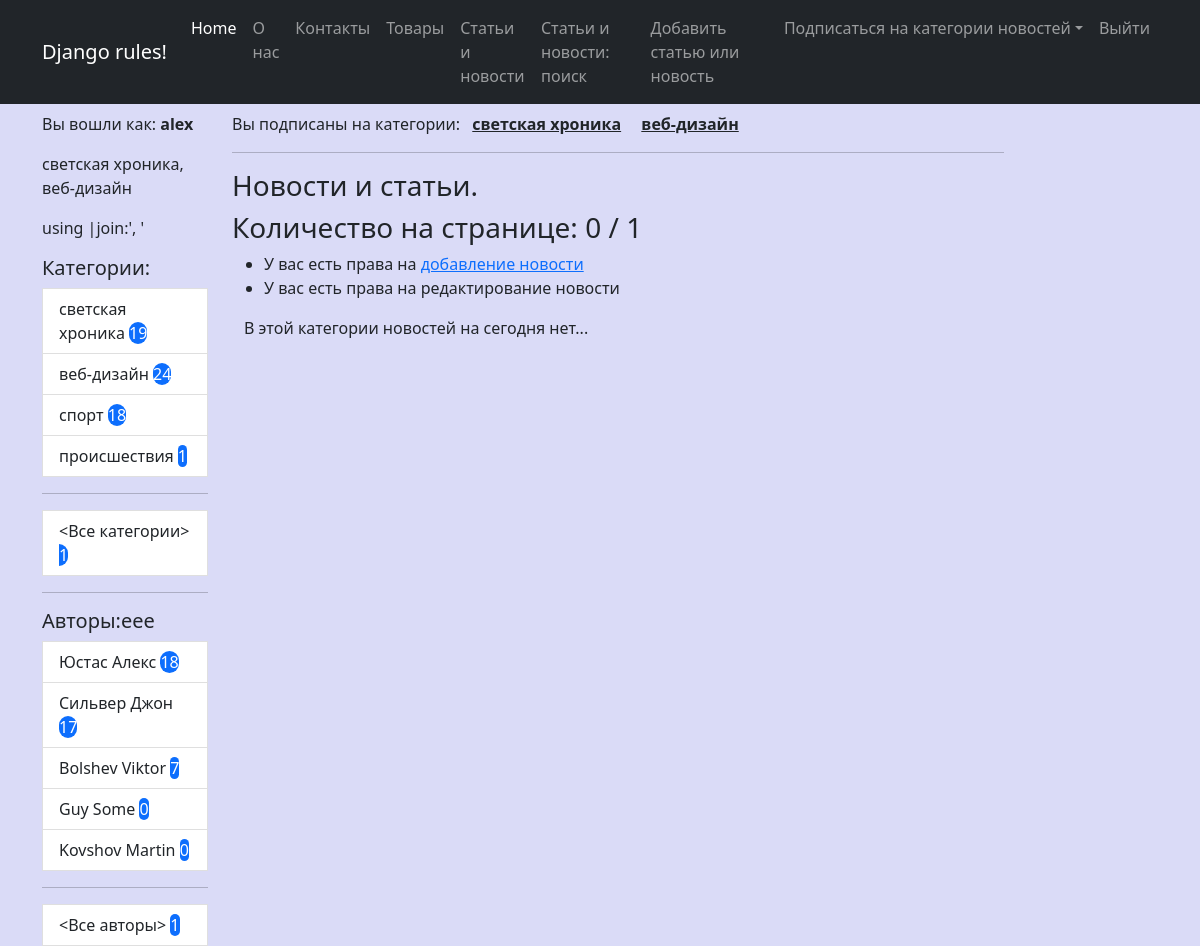
The page /news/author/4/ (signed in) on the database its author committed.
### news/models.py (models this page shows, shortened)
class Category(m.Model):
    name = m.CharField(max_length=30, unique=True, verbose_name="Категория")
    user = m.ManyToManyField(User, through='UserCategory')
    def get_absolute_url(self):
        return reverse_lazy('news_by_cat', kwargs = {'pk':self.id})
    def __str__(self) -> str:
        return self.name
    class Meta:
        ordering = ['-name']
        verbose_name = "Категория"
        verbose_name_plural = 'Категории'

class Author(m.Model):
    user = m.OneToOneField(User, on_delete=m.CASCADE)
    rating = m.SmallIntegerField(default=0, verbose_name='Рейтинг')
    def get_absolute_url(self):
        return reverse_lazy('news_by_author', kwargs = {'pk':self.id})
    def __str__(self) -> str:
        return f"{self.user.last_name} {self.user.first_name}"

### news/views.py (the view)
# urls.py: path('author/<int:pk>/', NewsByAuthor.as_view(), name='news_by_author'),
class NewsByAuthor(LoginRequiredMixin, CustomContextMixin, ListView):
    model = Post
    template_name = 'news/news.html'
    context_object_name = 'news'
    paginate_by = 3
    def get_queryset(self, **kwargs):
        qs = super().get_queryset(**kwargs)
        return qs.filter(author_id=self.kwargs.get('pk'))

### news/templates/news/news.html (shortened to what this page needs)
{% extends 'base.html' %}
{% load custom_filters %}
{% block content %}
    <hr>
    {% if current_category %}
        <h3>Новости и статьи. Категория <em>{{ current_category }}</em></h3>
        <a href="{% url 'unfollow_category' current_category.pk %}" class="btn btn-secondary">Отписаться от категории</a>
    {% else %}
        <h3>Новости и статьи.</h3>
    {% endif %}
    <h3>Количество на странице: {{ news|length }} / {{ news_count }}</h3>
    <ul>
        {% if perms.news.add_post %}
        <li>У вас есть права на <a href="{% url 'add_news' %}">добавление новоcти</a></li>
        {% endif %}
        {% if perms.news.change_post %}
        <li>У вас есть права на редактирование новости</li>
        {% endif %}
    </ul>
    <div class="container mt-10">
        {% for nws in page_obj %}
        <div class="row">
            <div class="card mb-3" style="width: 80rem;">
                <div class="card header">Категория:
                    <p>
                    {% for cat in nws.categories.all  %}
                        <a href="{{ cat.get_absolute_url }}" class="btn btn-secondary">{{ cat.name }}</a>
                    {% endfor %}
                </p>
                </div>
                <div class="card-body">
                    <h5 class="card-title text-center">
                    {{ nws.title|censor }}
                    </h5>
                    <h5>
                        Автор: <a href="{{ nws.author.get_absolute_url }}">{{ nws.author }}</a>
                    </h5>
                    <p class="card-text">{{ nws.content|censor|truncatewords:50 }}</p>
                    <a href="{{ nws.get_absolute_url }}" class="btn btn-primary">Подробности...</a>
                </div>
                <div class="card-footer">
                    {{ nws.created_dtm|date:'d.m.Y' }}: С момента опубликования прошло {{ nws.created_dtm|timesince }}
                </div>
              </div>
        </div>
        {% empty %}
                    <p class="card-text">В этой категории новостей на сегодня нет...</p>
        {% endfor %}
    </div>
{% endblock content %}

### templates/base.html (shortened to what this page needs)
{% load static %}
{% load custom_filters %}
<!DOCTYPE html>
<html lang="en">
    <head>
        <link href="https://cdn.jsdelivr.net/npm/bootstrap@5.2.1/dist/css/bootstrap.min.css" rel="stylesheet">
        <link href="https://getbootstrap.com/docs/5.2/assets/css/docs.css" rel="stylesheet">
        <link href="{% static 'css/my_style.css' %}" rel="stylesheet" type="text/css">
    </head>
    <body>
        <nav class="navbar navbar-expand-lg navbar-dark bg-dark sticky-lg-top">
            <div class="container">
                <a class="navbar-brand" href="#">Django rules!</a>
                <div class="collapse navbar-collapse" id="navbarSupportedContent">
                    <ul class="navbar-nav ms-auto mb-2 mb-lg-0">
                        <li class="nav-item"><a class="nav-link active" aria-current="page" href="#">Home</a></li>
                        <li class="nav-item"><a class="nav-link" href="/pages/about/">О нас</a></li>
                        <li class="nav-item"><a class="nav-link" href="/pages/contact/">Контакты</a></li>
                        <li class="nav-item"><a class="nav-link" href="/products/">Товары</a></li>
                        <li class="nav-item"><a class="nav-link" href="{% url 'all_news' %}">Статьи и новости</a></li>
                        <li class="nav-item"><a class="nav-link" href="{% url 'search_news' %}">Статьи и новости: поиск</a></li>
                        {% if perms.news.add_post %}
                        <li class="nav-item"><a class="nav-link" href="{% url 'add_news' %}">Добавить статью или новость</a></li>
                        {% endif %}
                        <li class="nav-item dropdown">
                            <a class="nav-link dropdown-toggle" id="navbarDropdown" href="#" role="button" data-bs-toggle="dropdown" aria-expanded="false">
                                Подписаться на категории новостей</a>
                        </li>
                        <li class="nav-item"><a class="nav-link" href="/accounts/logout">Выйти</a></li>
                    </ul>
                </div>
            </div>
        </nav>
        <div class="container">
            <div class="row mt-2">
                <div class="col-lg-2">
                    <p>Вы вошли как: <b>{{ request.user.username }}</b>
                        <p>{{ cats_by_user|join:', '}}</p><span class="comment">using |join:', '</span>
                    </p>
                    {% include 'inc/_sidebar.html' %}
                </div>
                <div class="col-lg-10">
                    <p>Вы подписаны на категории:
                     <b>{% for cat in cats_by_user %}
                            &ensp;<a href="{{ cat.get_absolute_url }}" class="link-dark">{{ cat }}</a>&ensp;
                         {% endfor %}</b>
                    </p>
                    <div class="col-lg-10 text-start">
                        {% block content %}{% endblock content %}
                    </div>
                </div>
            </div>
        </div>
    </body>
</html>

### templates/inc/_sidebar.html
<div class="list-group">
    <h5>Категории:</h5>
    <div class="col-lt-1">
        {% for cat in categories %}
        <a href="{{ cat.get_absolute_url }}" class="list-group-item list-group-item-action" aria-current="true">
        {{ cat.name }} <span class="'badge rounded-pill text-bg-primary">{{ cat.cnt }}</span>
        </a>
        {% endfor %}
        <hr>
        <a href="{% url 'all_news' %}" class="list-group-item list-group-item-action" aria-current="true">
            <Все категории> <span class="'badge rounded-pill text-bg-primary"> {{ news_count }}</span>
        </a>
    </div>
</div>
<hr>
<h5>Авторы:eee</h5>
<div class="list-group">
    <div class="col-lt-1">
        {% for auth in authors %}
        <a href="{{ auth.get_absolute_url }}" class="list-group-item list-group-item-action" aria-current="true">
        {{ auth }} <span class="'badge rounded-pill text-bg-primary"> {{ auth.cnt }}</span>
        </a>
        {% endfor %}
        <hr>
        <a href="{% url 'all_news' %}" class="list-group-item list-group-item-action" aria-current="true">
            <Все авторы> <span class="'badge rounded-pill text-bg-primary"> {{ news_count }}</span>
        </a>
    </div>
</div>

### static/css/my_style.css (style rules this page uses)
body { background-color: rgb(218, 219, 247); }

### rows shown on the page
Category: name.name "светская хроника, веб-дизайн", name "светская хроника", cnt "19"
Category: name "веб-дизайн", cnt "24"
Category: name "спорт", cnt "18"
Category: name "происшествия", cnt "1"
Author: user.first_name "Юстас Алекс", cnt "18"
Author: user.first_name "Сильвер Джон", cnt "17"
Author: user.first_name "Bolshev Viktor", cnt "7"
Author: user.first_name "Guy Some", cnt "0"
Author: user.first_name "Kovshov Martin", cnt "0"

### other values the page prints
{{ request.user.username }} "alex"
{{ news_count }} "1"
{{ news|length }} "0"
